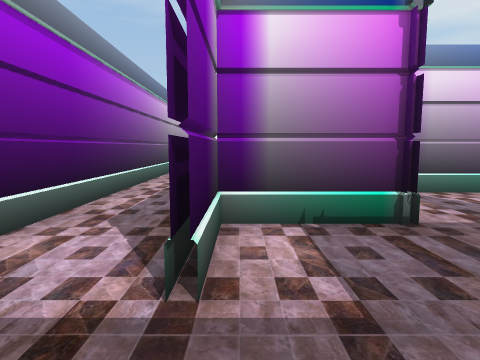
[1] (above)

12 first-person views from a walk through a Unity game level. The camera is 1.36 m above the floor, tilts 6° down and sees 75° across. Doors are open. The floor is counted in squares, 1.15 m on a side. Each view is taken from the middle of a square. On the plan, view 1 faces up. The plan holds only what a view shows up to about 13 squares ahead; the rest is blank. The place goes on beyond the plan. The player character is not drawn. Some surface patterns are stand-ins.

[2]
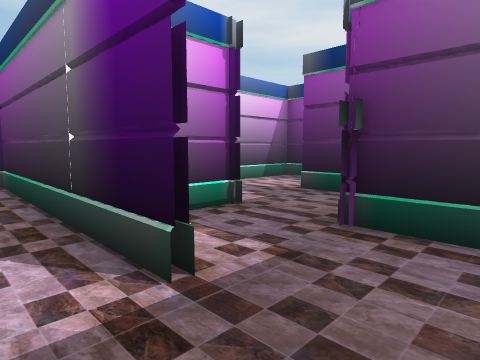

[3]
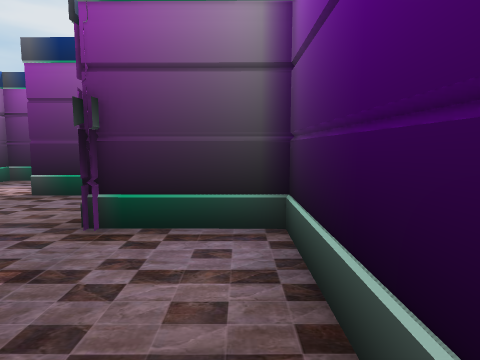

[4]
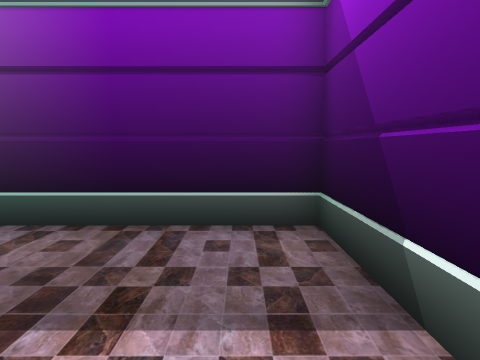

[5]
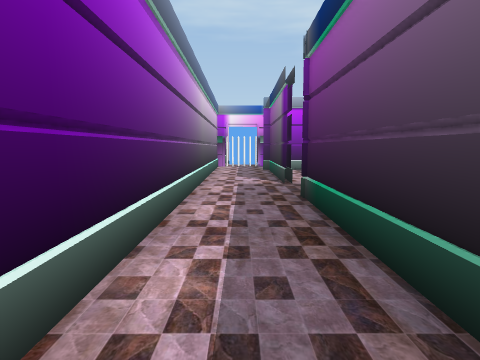

[6]
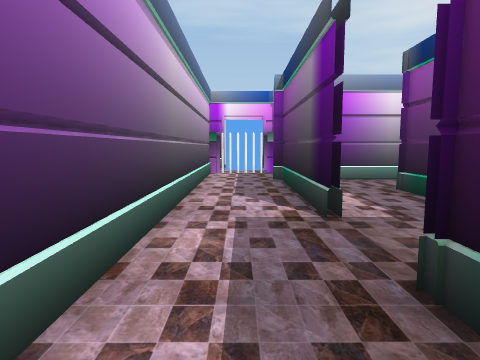

[7]
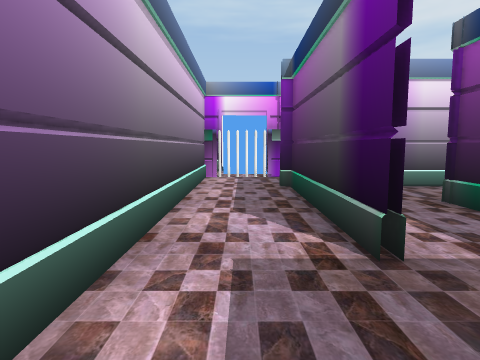

[8]
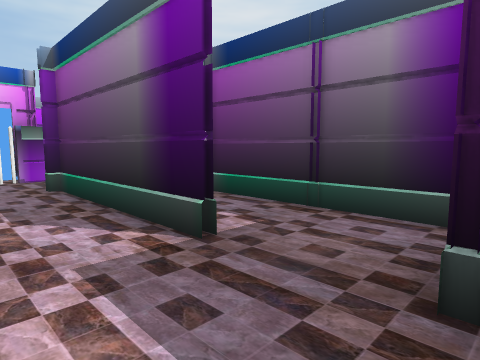

[9]
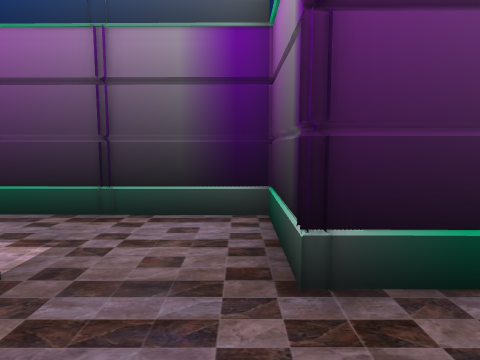

[10]
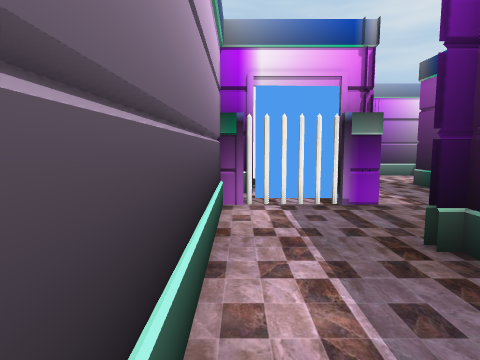

[11]
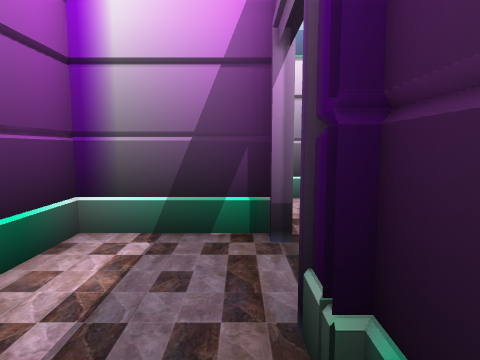

[12]
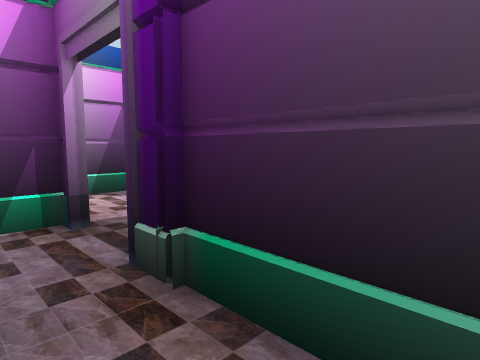

### Floor plan
Ten units are one square. View 1 is at (0, 0); x grows to the right and y downward. Boxes are objects, and circles mark ways between rooms. Rooms are numbered by the first view taken in them; rooms with no view inside come last. Other rooms are left out.
<svg viewBox="-39 -239 108 251">
<path fill="none" stroke="#000" d="M-33 -25 -32 7 25 7 25 -23M28 -48 -3 -48 -4 -22M-6 -35 -6 -25M-4 -141 -3 -205 -9 -205M-29 -234 -34 -234 -33 -40M0 -234 -10 -234M-5 -22 -4 -114 26 -114 26 -144M25 -61 26 -89M57 -38 57 -53M64 -82 45 -82"/>
<circle cx="-20" cy="-30" r="3" fill="#2a7"/>
<text x="0" y="-20">1</text>
<text x="-20" y="-140">2</text>
<text x="10" y="-70">3</text>
<text x="50" y="-60">4</text>
</svg>
Room 1 opens to room 2.

Where each view was taken, in squares from view 1:
view 1: 0 up, 0 right, facing up
view 2: 0 up, 2 left, facing up-right
view 3: 0 up, 2 left, facing right
view 4: 4 up, 2 left, facing down
view 5: 4 up, 2 left, facing up
view 6: 9 up, 2 left, facing up
view 7: 11 up, 2 left, facing up
view 8: 11 up, 3 left, facing up-right
view 9: 12 up, 3 left, facing right
view 10: 17 up, 3 left, facing up
view 11: 7 up, 2 right, facing up
view 12: 6 up, 1 right, facing up-right
